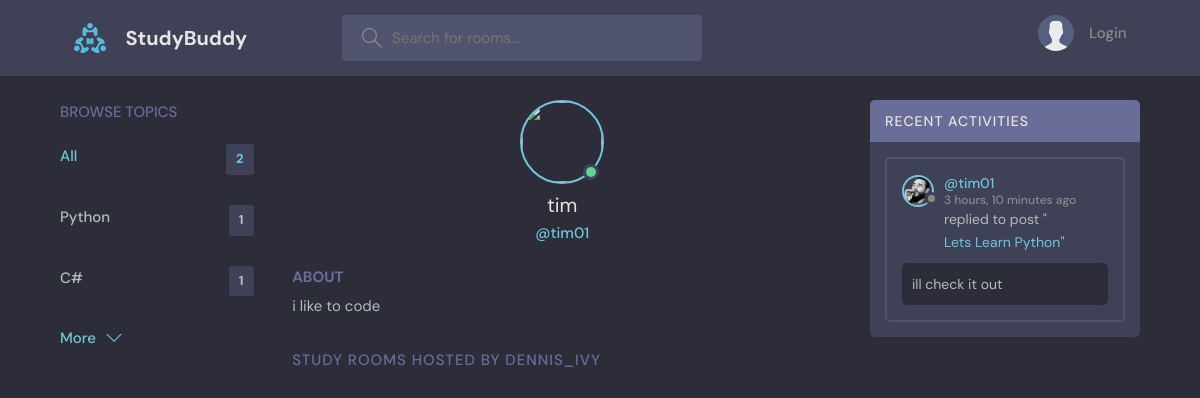
/profile/2, run on an earlier commit of the app's database.
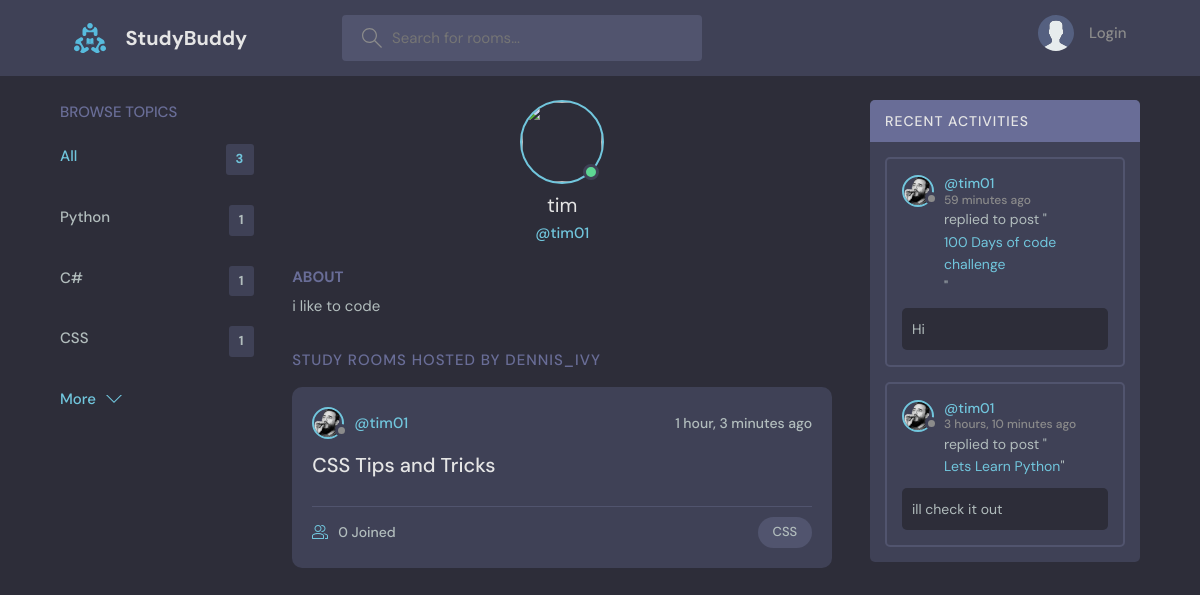
And on a later commit of the database.
### base/models.py (models this page shows, shortened)
class Topic(models.Model):
    name = models.CharField(max_length=200)

class Message(models.Model):
    user = models.ForeignKey(User, on_delete=models.CASCADE)
    room = models.ForeignKey(Room, on_delete=models.CASCADE)
    body = models.TextField()
    updated = models.DateTimeField(auto_now=True)
    created = models.DateTimeField(auto_now_add=True)
    class Meta:
        ordering = ['-updated', '-created']

class User(AbstractUser):
    name = models.CharField(max_length=200, null=True)
    email = models.EmailField(unique=True, null=True)
    bio = models.TextField(null=True)
    avatar = models.ImageField(null=True, default="avatar.svg")
    USERNAME_FIELD = 'email'
    REQUIRED_FIELDS = []

class Room(models.Model):
    host = models.ForeignKey(User, on_delete=models.SET_NULL, null=True)
    topic = models.ForeignKey(Topic, on_delete=models.SET_NULL, null=True)
    name = models.CharField(max_length=200)
    description = models.TextField(null=True, blank=True)
    participants = models.ManyToManyField(User, related_name='participants', blank=True)
    updated = models.DateTimeField(auto_now=True)
    created = models.DateTimeField(auto_now_add=True)
    class Meta:
        ordering = ['-updated', '-created']

### base/views.py (the view)
# urls.py: path('profile/<str:pk>', views.userProfile, name="user-profile"),
def userProfile(request, pk):
    user = User.objects.get(id=pk)
    rooms = user.room_set.all()
    room_messages = user.message_set.all()
    topics = Topic.objects.all()
    context = {'user' : user, 'rooms' : rooms, 'room_messages' : room_messages, 'topics' : topics}
    return render(request, 'base/profile.html', context)

### base/templates/base/profile.html (shortened to what this page needs)
{% extends 'main.html' %}
{% block content %}
<main class="profile-page layout layout--3">
    <div class="container">
        {% include 'base/topics_component.html' %}
        <div class="roomList">
            <div class="profile">
                <div class="profile__avatar">
                    <div class="avatar avatar--large active">
                        <img src="{{request.user.avatar.url}}" />
                    </div>
                </div>
                <div class="profile__info">
                    <h3>{{user.name}}</h3>
                    <p>@{{user.username}}</p>
                </div>
                <div class="profile__about">
                    <h3>About</h3>
                    <p>
                        {{user.bio}}
                    </p>
                </div>
            </div>
            <div class="roomList__header">
                <div>
                    <h2>
                        Study Rooms Hosted by dennis_ivy</a>
                    </h2>
                </div>
            </div>
            {% include 'base/feed_component.html' %}
        </div>
        {% include 'base/activity_component.html' %}
    </div>
</main>
{% endblock content %}

### base/templates/base/topics_component.html
<div class="topics">
    <div class="topics__header">
        <h2>Browse Topics</h2>
    </div>
    <ul class="topics__list">
        <li>
            <a href="{% url 'home' %}" class="active">All <span>{{topics.count}}</span></a>
        </li>
        {% for topic in topics %}
        <li>
            <a href="{% url 'home' %}?q={{topic.name}}">{{topic.name}} <span>{{topic.room_set.all.count}}</span></a>
        </li>
        {% endfor %}
    </ul>
    <a class="btn btn--link" href="{% url 'topics' %}">
        More
        <svg version="1.1" xmlns="http://www.w3.org/2000/svg" width="32" height="32" viewBox="0 0 32 32">
            <title>chevron-down</title>
            <path d="M16 21l-13-13h-3l16 16 16-16h-3l-13 13z"></path>
        </svg>
    </a>
</div>

### base/templates/base/feed_component.html (shortened to what this page needs)
{% for room in rooms %}
<div class="roomListRoom">
    <div class="roomListRoom__header">
        <a href="{% url 'user-profile' room.host.id %}" class="roomListRoom__author">
            <div class="avatar avatar--small">
                <img src="{{room.host.avatar.url}}" />
            </div>
            <span>@{{room.host.username}}</span>
        </a>
        <div class="roomListRoom__actions">
            <span>{{room.created|timesince}} ago</span>
        </div>
    </div>
    <div class="roomListRoom__content">
        <a href="{% url 'room' room.id %}">{{room.name}}</a>
    </div>
    <div class="roomListRoom__meta">
        <a href="{% url 'room' room.id %}" class="roomListRoom__joined">
            {{room.participants.all.count}} Joined
        </a>
        <p class="roomListRoom__topic">{{room.topic.name}}</p>
    </div>
</div>
{% endfor %}

### base/templates/base/activity_component.html (shortened to what this page needs)
<div class="activities">
    <div class="activities__header">
        <h2>Recent Activities</h2>
    </div>
    {% for message in room_messages %}
    <div class="activities__box">
        <div class="activities__boxHeader roomListRoom__header">
            <a href="{% url 'user-profile' message.user.id %}" class="roomListRoom__author">
                <div class="avatar avatar--small">
                    <img src="{{message.user.avatar.url}}" />
                </div>
                <p>
                    @{{message.user.username}}
                    <span>{{message.created|timesince}} ago</span>
                </p>
            </a>
        </div>
        <div class="activities__boxContent">
            <p>replied to post "<a href="{% url 'room' message.room.id %}">{{message.room.name}}</a>"</p>
            <div class="activities__boxRoomContent">
                {{message.body}}
            </div>
        </div>
    </div>
    {% endfor %}
</div>

What changed in the data, as far as the page shows it:
added Topic: name "CSS", room_set.all.count "1"
added Room: host.avatar (picture), host.username "tim01", created "1 hour, 3 minutes", name "CSS Tips and Tricks", participants.all.count "0", topic.name "CSS"
added Message: user.avatar (picture), user.username "tim01", created "59 minutes", room.name "100 Days of code challenge", body "Hi"
Also different on the page:
{{ topics.count }}: "2" → "3"
